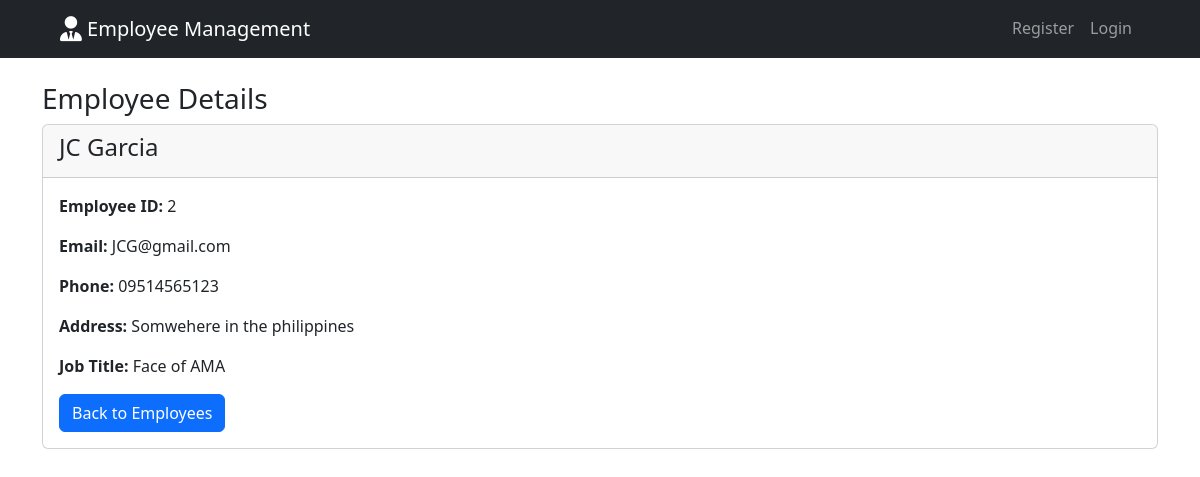
/employee/view/2/, run on the app's committed database.
### website/models.py (models this page shows, shortened)
class Employee(models.Model):
    employee_id = models.AutoField(primary_key=True)
    created_at = models.DateTimeField(auto_now_add=True)
    first_name = models.CharField(max_length=50)
    last_name = models.CharField(max_length=50)
    email = models.EmailField(max_length=100)
    phone = models.CharField(max_length=15)
    address = models.CharField(max_length=100)
    job_title = models.CharField(max_length=100)

### website/views.py (the view)
# urls.py: path('employee/view/<int:employee_id>/', views.view_employee, name='view_employee'),
def view_employee(request, employee_id):
    employee = get_object_or_404(Employee, employee_id=employee_id)
    return render(request, "view_employee.html", {
        'employee': employee
    })

### website/templates/view_employee.html
{% extends "base.html" %}
{% block body %}
<div class="container">
    <h3>Employee Details</h3>
    <div class="card">
        <div class="card-header">
            <h4>{{ employee.first_name }} {{ employee.last_name }}</h4>
        </div>
        <div class="card-body">
            <p><strong>Employee ID:</strong> {{ employee.employee_id }}</p>
            <p><strong>Email:</strong> {{ employee.email }}</p>
            <p><strong>Phone:</strong> {{ employee.phone }}</p>
            <p><strong>Address:</strong> {{ employee.address }}</p>
            <p><strong>Job Title:</strong> {{ employee.job_title }}</p>
            <a href="{% url 'index' %}" class="btn btn-primary">Back to Employees</a>
        </div>
    </div>
</div>
{% endblock %}

### data on the page
Employee: first_name "JC", last_name "Garcia", employee_id "2", email "JCG@gmail.com", phone "09514565123", address "Somwehere in the philippines", job_title "Face of AMA"
